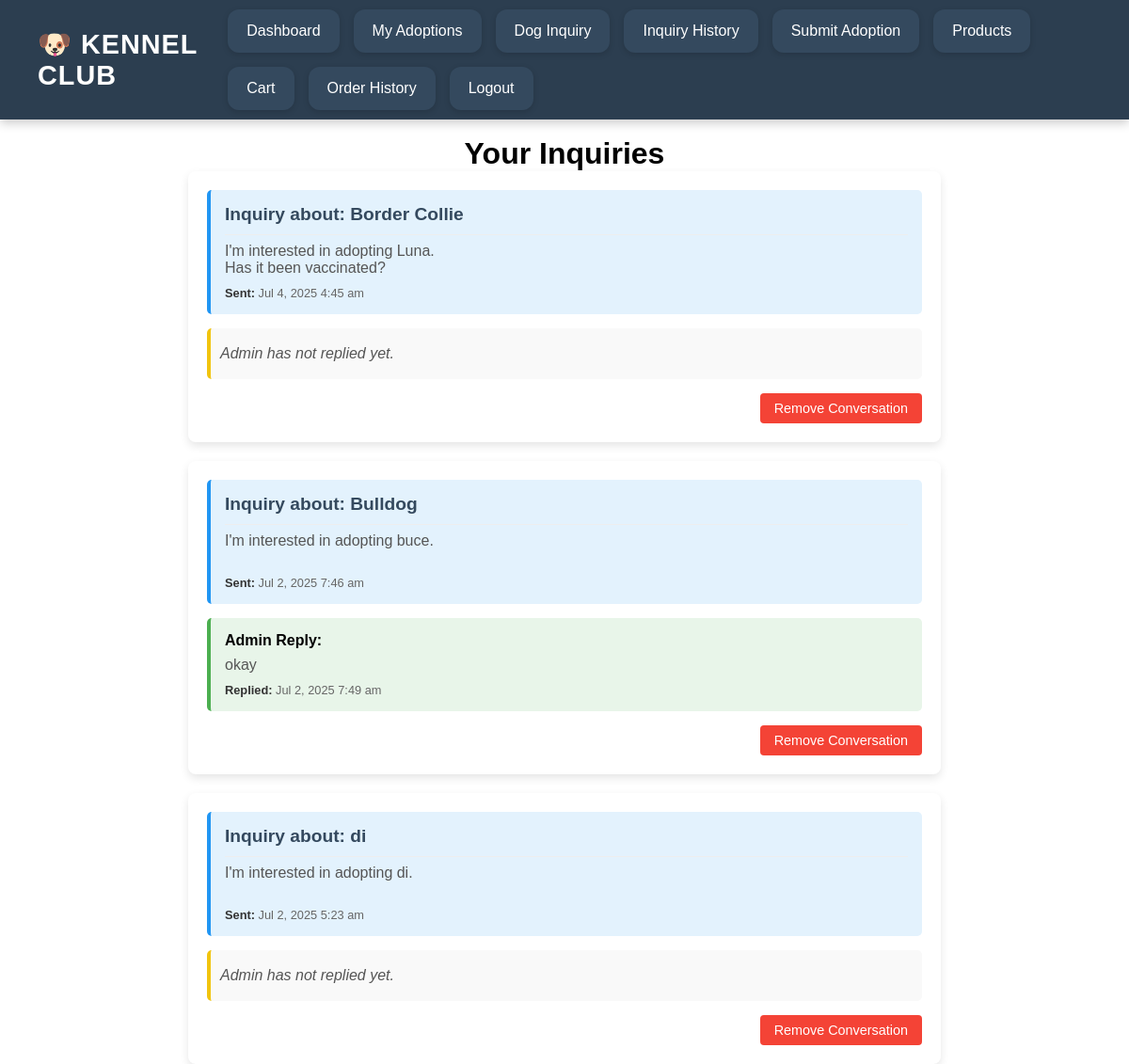
/user_inquiries.php (signed in), run on the app's committed database.
### tables this page shows
CREATE TABLE `inquiries` (
  `id` int(11) NOT NULL,
  `user_id` int(11) DEFAULT NULL,
  `breed` varchar(255) DEFAULT NULL,
  `message` text DEFAULT NULL,
  `reply` text DEFAULT NULL,
  `date` timestamp NOT NULL DEFAULT current_timestamp(),
  `status` enum('pending','replied') DEFAULT 'pending',
  `created_at` datetime DEFAULT current_timestamp()
);

CREATE TABLE `inquiry_replies` (
  `id` int(11) NOT NULL,
  `inquiry_id` int(11) NOT NULL,
  `sender` enum('admin','user') NOT NULL,
  `message` text NOT NULL,
  `created_at` timestamp NOT NULL DEFAULT current_timestamp()
);

### user_inquiries.php (the view, shortened to what this page needs)
<?php
include 'db.php';
$user_id = $_SESSION['user_id'];
$inquiry_ids_to_exclude = array_keys($_SESSION['user_deleted_inquiries']);
$sql = "
    SELECT i.*, r.message AS admin_reply, r.created_at AS reply_date, r.sender
    FROM inquiries i
    LEFT JOIN inquiry_replies r ON i.id = r.inquiry_id
    WHERE i.user_id = ?
";
$sql .= " ORDER BY i.created_at DESC";
$stmt = $conn->prepare($sql);
$params = array_merge([$user_id], $inquiry_ids_to_exclude);
$stmt->execute($params);
$inquiries = $stmt->fetchAll();
?>
<!DOCTYPE html>
<html lang="en">
<head>
</head>
<body>
    <header>
       <?php include('header.php') ?>
    </header>
    <main>
        <div class="header-container"><br>
            <h1 align = "center" >Your Inquiries</h1>
        </div>
        <?php if (empty($inquiries)): ?>
            <p style="text-align: center;">You have not made any inquiries yet.</p>
        <?php else: ?>
            <?php foreach ($inquiries as $inquiry): ?>
                <div class="inquiry-card">
                    <div class="user-message">
                        <h3>Inquiry about: <?php echo htmlspecialchars($inquiry['breed']); ?></h3>
                        <p><?php echo nl2br(htmlspecialchars($inquiry['message'])); ?></p>
                        <div class="timestamp">
                            <strong>Sent:</strong> <?php echo date('M j, Y g:i a', strtotime($inquiry['created_at'])); ?>
                        </div>
                    </div>
                    <?php if ($inquiry['sender'] === 'admin' && $inquiry['admin_reply']): ?>
                        <div class="admin-reply">
                            <h4>Admin Reply:</h4>
                            <p><?php echo nl2br(htmlspecialchars($inquiry['admin_reply'])); ?></p>
                            <div class="timestamp">
                                <strong>Replied:</strong> <?php echo date('M j, Y g:i a', strtotime($inquiry['reply_date'])); ?>
                            </div>
                        </div>
                    <?php else: ?>
                        <div class="no-reply">
                            <p>Admin has not replied yet.</p>
                        </div>
                    <?php endif; ?>
                    <form method="POST" class="action-buttons">
                        <button type="submit" name="delete_inquiry" class="delete-btn"
                            onclick="return confirm('Are you sure you want to remove this conversation from your view?')">
                            Remove Conversation
                        </button>
                    </form>
                </div>
            <?php endforeach; ?>
        <?php endif; ?>
    </main>
</body>
</html>

### user_inquiries.php (style rules this page uses)
.inquiry-card { background-color: #fff; border-radius: 8px; box-shadow: 0 4px 10px rgba(0, 0, 0, 0.1); padding: 20px; margin-bottom: 20px; position: relative; max-width: 800px; margin-left: auto; margin-right: auto; }
.inquiry-card h3 { font-size: 1.2rem; color: #34495e; margin-top: 0; border-bottom: 1px solid #eee; padding-bottom: 10px; }
.user-message { background-color: #e3f2fd; padding: 15px; border-radius: 5px; margin-bottom: 15px; border-left: 4px solid #2196F3; }
.admin-reply { background-color: #e8f5e9; padding: 15px; border-radius: 5px; margin-top: 15px; border-left: 4px solid #4CAF50; }
.timestamp { font-size: 0.8em; color: #666; margin-top: 10px; }
.no-reply { font-style: italic; color: #666; padding: 10px; background-color: #f9f9f9; border-radius: 5px; border-left: 4px solid #f1c40f; }
.action-buttons { display: flex; justify-content: flex-end; margin-top: 15px; }
.delete-btn { background-color: #f44336; color: white; padding: 8px 15px; border: none; border-radius: 4px; cursor: pointer; font-size: 0.9rem; transition: background-color 0.3s ease; }
p { margin: 8px 0; color: #555; }
strong { color: #333; }

### header.php (style rules this page uses)
* { margin: 0; padding: 0; box-sizing: border-box; }
html, body { height: 100%; width: 100%; font-family: Arial, sans-serif; }

### data on the page
inquiries: breed "Border Collie", message "I'm interested in adopting Luna. Has it been vaccinated?", created_at "Jul 4, 2025 4:45 am", shows "Admin has not replied yet."
inquiry_replies: inquiry.breed "Bulldog", inquiry.message "I'm interested in adopting buce.", inquiry.created_at "Jul 2, 2025 7:46 am", message "okay", created_at "Jul 2, 2025 7:49 am"
inquiries: breed "di", message "I'm interested in adopting di.", created_at "Jul 2, 2025 5:23 am", shows "Admin has not replied yet."
